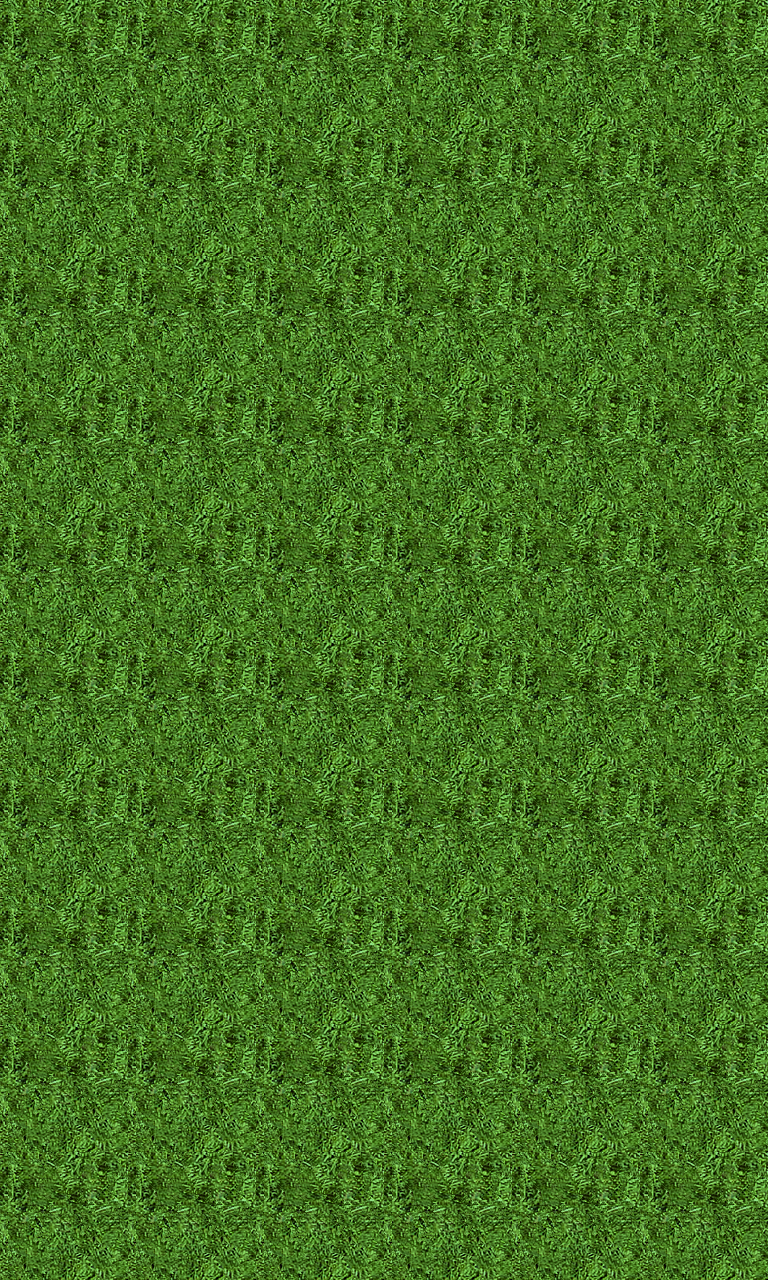

A level layout from a 2D game, rendered from its tile map. Below: a short description, then the map file with tile-grid data replaced by summaries:
An orthogonal 6x10 tile map with 128x128 px tiles, 1 tile layer (块层 1).

<map version="1.0" orientation="orthogonal" renderorder="left-down" width="6" height="10" tilewidth="128" tileheight="128">
 <tileset firstgid="1" name="ground" tilewidth="128" tileheight="128">
  <image source="ground.png" width="128" height="128" />
 </tileset>
 <layer name="块层 1" width="6" height="10">
  <data>[60 cells, 60 non-empty, 1 distinct tile ids]</data>
 </layer>
</map>